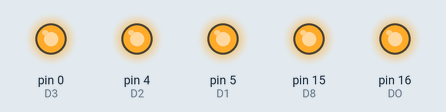
Simulated run of this sketch. Board: Arduino Uno, built with avr-gcc and run on an emulated ATmega328P. On the bench: output pins drawn as LEDs (lit = HIGH). Pins used as bus, display or sensor lines are not drawn.

Above: at 0.15 s.
At 2.25 s:
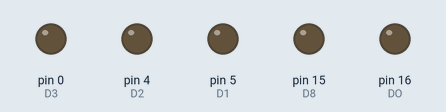
Timing chart, 0 to 3.0 s (numbered marks = the images above):
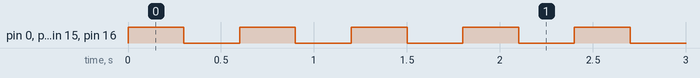

The sketch:

GPIO_EVALUATION.ino
```cpp
void setup()
{
  pinMode(16,OUTPUT);//DO
  pinMode(5,OUTPUT);//D1
  pinMode(4,OUTPUT);//D2
  pinMode(0,OUTPUT);//D3
  pinMode(2,OUTPUT);//D4
  pinMode(14,OUTPUT);//D5
  pinMode(12,OUTPUT);//D6
  pinMode(13,OUTPUT);//D7
  pinMode(15,OUTPUT);//D8

  digitalWrite(16,LOW);
  digitalWrite(5,LOW);
  digitalWrite(4,LOW);
  digitalWrite(0,LOW);
  digitalWrite(2,LOW);
  digitalWrite(14,LOW);
  digitalWrite(12,LOW);
  digitalWrite(13,LOW);
  digitalWrite(15,LOW);
}

void loop()
{
  digitalWrite(16,HIGH);
  digitalWrite(5,HIGH);
  digitalWrite(4,HIGH);
  digitalWrite(0,HIGH);
  digitalWrite(2,HIGH);
  digitalWrite(14,HIGH);
  digitalWrite(12,HIGH);
  digitalWrite(13,HIGH);
  digitalWrite(15,HIGH);

  delay(300);

  digitalWrite(16,LOW);
  digitalWrite(5,LOW);
  digitalWrite(4,LOW);
  digitalWrite(0,LOW);
  digitalWrite(2,LOW);
  digitalWrite(14,LOW);
  digitalWrite(12,LOW);
  digitalWrite(13,LOW);
  digitalWrite(15,LOW);

  delay(300);
}
```

Measured:
- by itself, pin 0 (D3), pin 4 (D2), pin 5 (D1), pin 15 (D8), pin 16 (DO): alternates HIGH for 0.30 s and LOW for 0.30 s
